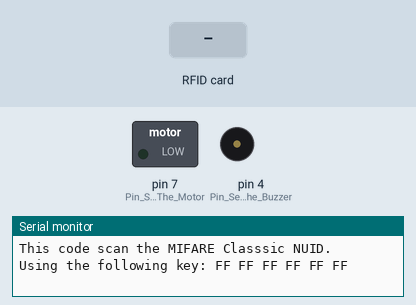
A sketch run on a simulated Arduino Uno, built with avr-gcc and run on an emulated ATmega328P. On the bench: switched loads named in the sketch (green lamp = pin HIGH), buzzer (waves = sounding, pin HIGH), the last lines printed to the serial monitor. Inputs (shaded band) come from the test bench. Pins used as bus, display or sensor lines are not drawn.

Above: at 1.2 s.
1.3 s: RFID card 5E 7A 19 C4 held to the reader
At 2.5 s:
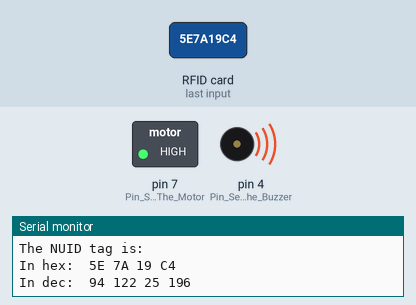
Timing chart, 0 to 4.4 s (numbered marks = the images above; inputs shaded):
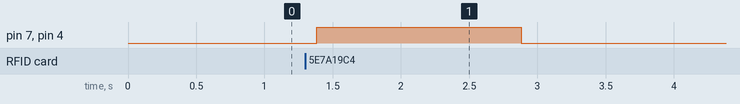

Measured:
- after the input at 1.3 s, pin 7 (Pin_Set_Up_For_The_Motor), pin 4 (Pin_Set_Up_For_The_Buzzer): LOW → HIGH after 0.08 s, → LOW 1.5 s later

The sketch:

Code-Read-NUID.ino
```cpp
// (licence header left out)
#include <SPI.h>
#include <MFRC522.h>

#define SS_PIN 10 //Slave Select PIN Used in The SPI Communication Protocol
#define RST_PIN 9 //Reset PIN Used in SPI Communication Protocol

MFRC522 rfid(SS_PIN, RST_PIN); // Instance of the class

MFRC522::MIFARE_Key key;

// Init array that will store new NUID
byte nuidPICC[4];

void setup() {
  pinMode(7,OUTPUT); //Pin Set Up For The Motor And LED
  pinMode(4,OUTPUT);  //Pin Set Up For The Buzzer

  digitalWrite(7,LOW);
  digitalWrite(4,LOW);
  Serial.begin(9600);
  SPI.begin(); // Init SPI bus
  rfid.PCD_Init(); // Init MFRC522

  for (byte i = 0; i < 6; i++) {
    key.keyByte[i] = 0xFF;
  }

  Serial.println(F("This code scan the MIFARE Classsic NUID."));
  Serial.print(F("Using the following key:"));
  printHex(key.keyByte, MFRC522::MF_KEY_SIZE);
}

void loop() {

  // Reset the loop if no new card present on the sensor/reader. This saves the entire process when idle.
  if ( ! rfid.PICC_IsNewCardPresent())
    return;

  // Verify if the NUID has been readed
  if ( ! rfid.PICC_ReadCardSerial())
    return;

  Serial.print(F("PICC type: "));
  MFRC522::PICC_Type piccType = rfid.PICC_GetType(rfid.uid.sak);
  Serial.println(rfid.PICC_GetTypeName(piccType));

  // Check is the PICC of Classic MIFARE type
  if (piccType != MFRC522::PICC_TYPE_MIFARE_MINI &&
    piccType != MFRC522::PICC_TYPE_MIFARE_1K &&
    piccType != MFRC522::PICC_TYPE_MIFARE_4K) {
    Serial.println(F("Your tag is not of type MIFARE Classic."));
    return;
  }


    Serial.println(F("A new card has been detected."));

    // Store NUID into nuidPICC array
    for (byte i = 0; i < 4; i++) {
      nuidPICC[i] = rfid.uid.uidByte[i];
    }

    Serial.println(F("The NUID tag is:"));
    Serial.print(F("In hex: "));
    printHex(rfid.uid.uidByte, rfid.uid.size);
    Serial.println();
    Serial.print(F("In dec: "));
    printDec(rfid.uid.uidByte, rfid.uid.size);
    Serial.println();

                                              //This Block Is Where The Action Happens When The RFID Sensor Detects The RFID Tag In Your Mask.
  // Halt PICC
  rfid.PICC_HaltA();

  // Stop encryption on PCD
  rfid.PCD_StopCrypto1();
  digitalWrite(7,HIGH);   // Motor,Buzzer and LED Turned ON
  digitalWrite(4,HIGH);
  delay(1500);
  digitalWrite(4,LOW); // Motor,Buzzer and LED Turned OFF
  digitalWrite(7,LOW);
}


/**
 * Helper routine to dump a byte array as hex values to Serial.
 */
void printHex(byte *buffer, byte bufferSize) {
  for (byte i = 0; i < bufferSize; i++) {
    Serial.print(buffer[i] < 0x10 ? " 0" : " ");
    Serial.print(buffer[i], HEX);
  }
}

/**
 * Helper routine to dump a byte array as dec values to Serial.
 */
void printDec(byte *buffer, byte bufferSize) {
  for (byte i = 0; i < bufferSize; i++) {
    Serial.print(buffer[i] < 0x10 ? " 0" : " ");
    Serial.print(buffer[i], DEC);
  }
}
```
